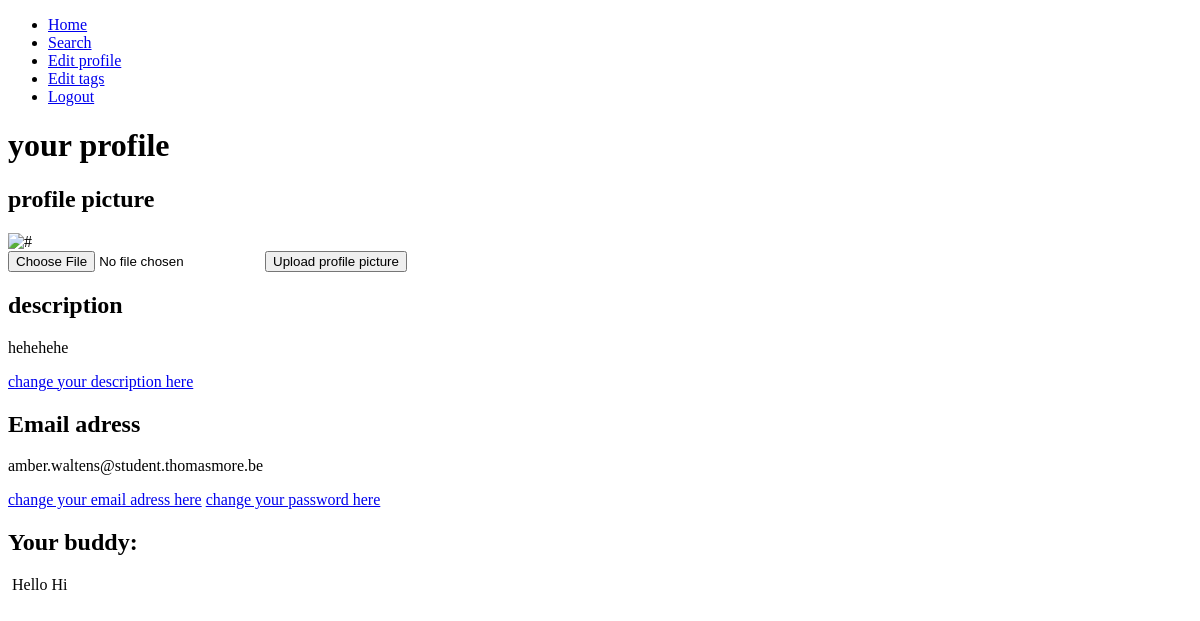
The page /profile.php (signed in) on the database as committed earlier.
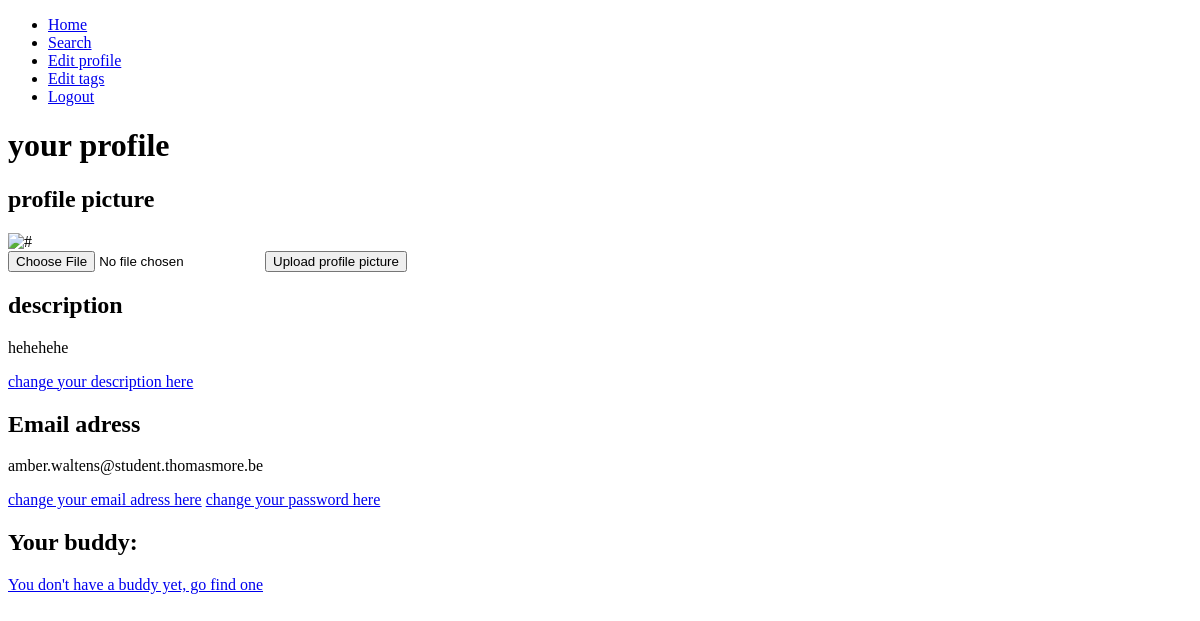
The same page on the database as committed later.
### tables this page shows
CREATE TABLE `users` (
  `id` int(11) NOT NULL,
  `email` varchar(300) NOT NULL,
  `firstName` varchar(300) NOT NULL,
  `lastName` varchar(300) NOT NULL,
  `password` varchar(300) NOT NULL,
  `music` varchar(300) NOT NULL DEFAULT 'Make a choice',
  `movies` varchar(300) NOT NULL DEFAULT 'Make a choice',
  `games` varchar(300) NOT NULL DEFAULT 'Make a choice',
  `tvShows` varchar(300) NOT NULL DEFAULT 'Make a choice',
  `books` varchar(300) NOT NULL DEFAULT 'Make a choice',
  `buddy` varchar(300) NOT NULL DEFAULT 'Make a choice',
  `buddyId` int(11) NOT NULL,
  `description` varchar(300) NOT NULL,
  `avatar` varchar(300) NOT NULL
);

### classes/User.php (called while the page is built, shortened)
<?php
    class User {
        public function viewEmail($email){
           try {
            $conn = Db::getConnection();
            $statement = $conn->prepare("SELECT email FROM users WHERE email = :yourEmail");
            $statement->bindValue("yourEmail", $email);
            $statement->execute();
            while($row = $statement->fetch()){
                $activeEmail = $row['email'];
                return $activeEmail;
            }
           }
           catch (PDOException $e) {
                print "Error: ".$e->getMessage()."<br>";
           }
        }
        public function viewDescription($email){
              try {
             $conn = Db::getConnection();
             $statement = $conn->prepare("SELECT description FROM users WHERE email = :currentEmail");
             $statement->bindValue(":currentEmail", $email);
             $statement->execute();
             while($row = $statement->fetch()){
                 $activeDescription = $row['description'];
                 return $activeDescription;
             }
            }
            catch (PDOException $e) {
                 print "Error: ".$e->getMessage()."<br>";
            }
         }
         public function showAvatar($email){
            $conn = Db::getConnection();
            $avatarstmt = $conn->prepare("SELECT avatar FROM users WHERE email=:email");
            $avatarstmt->bindValue(":email", $email);
            $avatarstmt->execute();
            while($row = $avatarstmt->fetch()){
                $showAvatar = $row['avatar'];
                return $showAvatar;
         }
        }
        public function findBuddyId($email){
            $conn = Db::getConnection();
            $statement = $conn->prepare("SELECT buddyId FROM users where email = :email");
            $statement->bindValue(":email", $email);
            $statement->execute();
            $result = $statement->fetch(PDO::FETCH_ASSOC);
            $buddyId = $result['buddyId'];
            return $buddyId;
        }
        public function showBuddy($buddyId){
            $conn = Db::getConnection();
            $statement = $conn->prepare("SELECT * FROM users WHERE id = :buddyId");
            $statement->bindValue(":buddyId", (int)$buddyId );
            $statement->execute();
            $result = $statement->fetch(PDO::FETCH_ASSOC);
            return $result;
        }
    }

### profile.php (the view, shortened to what this page needs)
<?php
include_once(__DIR__."/classes/User.php");
if(isset($_SESSION['user'])){
    $email = $_SESSION['user'];
    try {
        $user = new User;
        $showEmail = $user->viewEmail($email);
        $showDescription = $user->viewDescription($email);
        $viewAvatar = $user->showAvatar($email);
        $buddyId = $user->findBuddyId($email);
        $showBuddy = $user->showBuddy($buddyId);
    } catch (\Throwable $t) {
        $error = $t->getMessage();
    }
}
?>
<!DOCTYPE html>
<html lang="en">
<head>
    <link rel="stylesheet" type="text/css" href="css/style.css">
</head>
<body>
<?php include("includes/nav.inc.php") ?>
    <div class="content">
        <div class="profilePicture">
        <h1>your profile</h1>
        <h2>profile picture</h2>
        <img src="<?php echo $viewAvatar ?>" alt="#">
        <form action="" method="post" enctype="multipart/form-data">
            <input type="file" name="avatar">
            <button type="submit" name="submitAvatar">Upload profile picture</button>
        </form>
        <h2>description</h2>
        <p> <?php echo $showDescription ?> </p>
        <a href="updateDescription.php"> change your description here</a>
        <h2>Email adress</h2>
        <p> <?php echo $showEmail ?> </p>
        <a href="updateEmail.php"> change your email adress here</a>
        <a href="updatePassword.php"> change your password here</a>
    </div>
    <div class="buddy">
    <h2>Your buddy:</h2>
    <?php if($buddyId != false): ?>
            <?php echo $showBuddy['firstName']." ".$showBuddy['lastName']; ?>
    <?php else: ?>
    <a href="match.php">You don't have a buddy yet, go find one</a>
    <?php endif; ?>
    </div>
</head>
<body>
</body>
</html>

Rows that differ between the two databases and show on the page:
no longer on this page (row edited): users: firstName "Hello", lastName "Hi"
Other text that changed with them:
text now shown: "You don't have a buddy yet, go find one"
